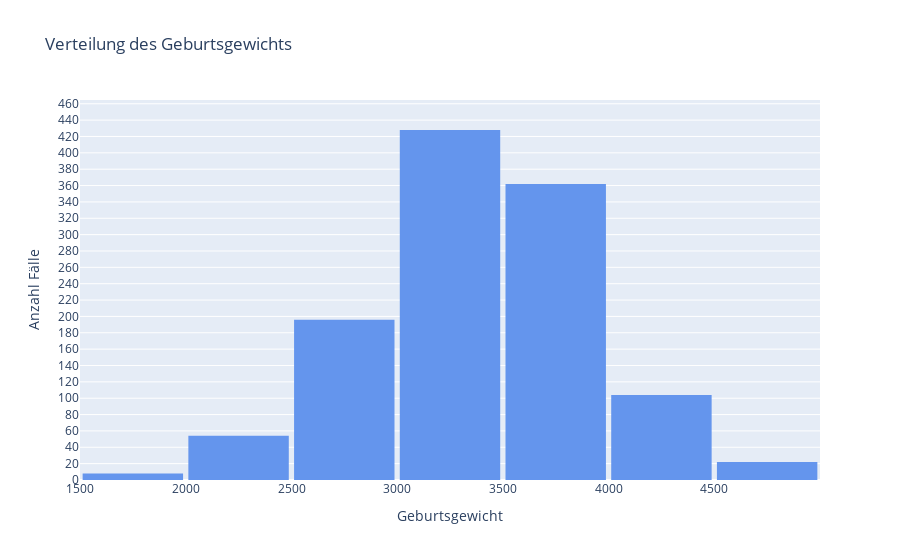

Notebook code for this chart:
### Code cell
# 7. Wie ist die Verteilung des Geburtsgewichts? Stelle dies mit einem Histogramm dar. 

maximum_geburtsgewicht = int(round(df_clean["Geburtsgewicht [g]"].max()))
print(f"maximales Geburtsgewichter [g]: {maximum_geburtsgewicht}")

minimum_geburtsgewicht = int(round(df_clean["Geburtsgewicht [g]"].min()))
print(f"maximales Geburtsgewichter [g]: {minimum_geburtsgewicht}")

import plotly.express as px

import numpy as np

# Werte vorbereiten
werte = df_clean["Geburtsgewicht [g]"]

# Anzahl der gewünschten Bins
anzahl_bins = 8

# Höchsten Balkenwert berechnen (y-Achsen-Maximum)
counts, bins = np.histogram(werte, bins=anzahl_bins)
max_count = counts.max()

# Interaktives Histogramm mit Plotly
fig = px.histogram(
    df_clean,
    x="Geburtsgewicht [g]",
    nbins=anzahl_bins,
    title="Verteilung des Geburtsgewichts",
    labels={"Geburtsgewicht [g]": "Gramm"},
    color_discrete_sequence=["cornflowerblue"]
)

# Layout: schöner Abstand & Achsentitel
fig.update_layout(
    bargap=0.05,
    xaxis_title="Geburtsgewicht",
    yaxis_title="Anzahl Fälle"
)

# Y-Achse anpassen: Puffer 15 % oben drauf
fig.update_yaxes(
    dtick=20,
    range=[0, max_count * 1.15]
)

fig.show()

### Figure 1 — Plotly figure (JSON) as saved in the notebook; plotly's stock layout.template omitted (floating-point values rounded to 4 significant figures; data arrays with more than 128 entries replaced by an {"elided": "..."} marker saying what was removed)
{"data": [{"bingroup": "x", "hovertemplate": "Gramm=%{x}<br>count=%{y}<extra></extra>", "legendgroup": "", "marker": {"color": "cornflowerblue", "pattern": {"shape": ""}}, "name": "", "nbinsx": 8, "orientation": "v", "showlegend": false, "type": "histogram", "x": {"elided": "1174 int values"}, "xaxis": "x", "yaxis": "y"}], "layout": {"bargap": 0.05, "barmode": "relative", "legend": {"tracegroupgap": 0}, "title": {"text": "Verteilung des Geburtsgewichts"}, "xaxis": {"anchor": "y", "domain": [0, 1], "title": {"text": "Geburtsgewicht"}}, "yaxis": {"anchor": "x", "domain": [0, 1], "dtick": 20, "range": [0, 464.6], "title": {"text": "Anzahl Fälle"}}}}
